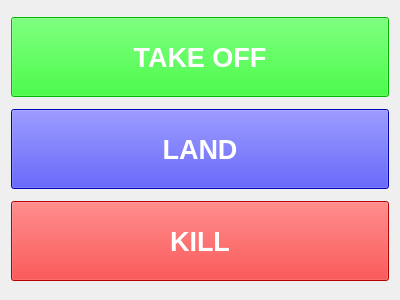
<?xml version="1.0" encoding="UTF-8"?>
<ui version="4.0">
 <class>SystemStartWidget</class>
 <widget class="QWidget" name="SystemStartWidget">
  <property name="geometry">
   <rect>
    <x>0</x>
    <y>0</y>
    <width>400</width>
    <height>300</height>
   </rect>
  </property>

  <layout class="QVBoxLayout" name="verticalLayout">


    <item>
      <widget class="QPushButton" name="start_push_button">
       <property name="font">
        <font>
         <pointsize>20</pointsize>
         <weight>75</weight>
         <bold>true</bold>
         <color>blue</color>
        </font>
       </property>
       <property name="toolTip">
        <string>Start the Mission</string>
       </property>
       <property name="text">
        <string>TAKE OFF</string> 
       </property>
       <property name="styleSheet">
       <string notr="true">background-color: rgb(0, 255, 0);
       color: rgb(255, 255, 255);</string>
       </property>
       <property name="minimumSize">
     <size>
      <width>0</width>
      <height>80</height>
     </size>
    </property>
      </widget>
     </item>

     <item>
      <widget class="QPushButton" name="end_push_button">
       <property name="font">
        <font>
         <pointsize>20</pointsize>
         <weight>75</weight>
         <bold>true</bold>
         <color>blue</color>
        </font>
       </property>
       <property name="toolTip">
        <string>End the Mission</string>
       </property>
       <property name="text">
        <string>LAND</string>
       </property>
       <property name="styleSheet">
       <string notr="true">background-color: rgb(0, 0, 255);
       color: rgb(255, 255, 255);</string>
       </property>
       <property name="minimumSize">
       <size>
        <width>0</width>
        <height>80</height>
       </size>
      </property>
      </widget>
     </item>

     <item>
      <widget class="QPushButton" name="stop_push_button">
       <property name="font">
        <font>
         <pointsize>20</pointsize>
         <weight>75</weight>
         <bold>true</bold>
         <color>blue</color>
        </font>
       </property>
       <property name="toolTip">
        <string>Stop the Mission</string>
       </property>
       <property name="text">
        <string>KILL</string>
       </property>
       <property name="styleSheet">
       <string notr="true">background-color: rgb(255, 0, 0);
       color: rgb(255, 255, 255);</string>
       </property>
       <property name="minimumSize">
     <size>
      <width>0</width>
      <height>80</height>
     </size>
    </property>
      </widget>
     </item>

 </layout>
  </widget>
 <resources/>
 <connections/>
</ui>
